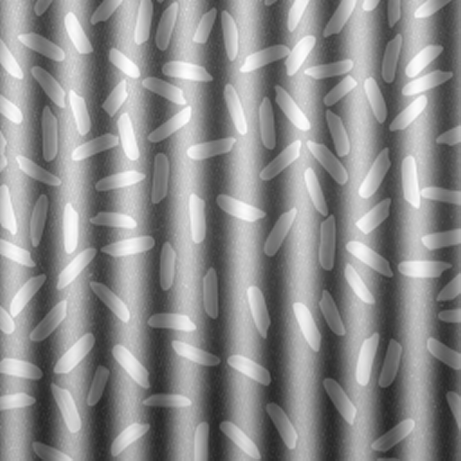
#> input picture project1/image/sinus.png, 461 x 461 px, found by its file name
$ python count_objects.py
#> lines starting #> are read from the running program, lines starting #| are printed output that depends on the picture; after the words box and inside, x2 and y2 are one past the last pixel; in counts of white or black regions, pixels touching at a corner belong together
import matplotlib.pyplot as plt
import numpy as np
import cv2
from math import ceil, floor

img_file_path = 'project1/image/sinus.png'

# -- Step 1: Pre-processing (convert to gray images) --
original_img = cv2.imread(img_file_path)
#> original_img is the input picture: shape (461, 461, 3); min 38, max 255, mean 140.5
img = cv2.cvtColor(original_img, cv2.COLOR_BGR2GRAY)
H, W = len(img), len(img[0])
#> H = 461; W = 461

# -- Step 2: Noise reduction --
## Process sinusoidal noise
# discrete fourier transform of the image
dft = np.fft.fft2(img)

# shift zero-frequency component to the center of the spectrum
dft_shift = np.fft.fftshift(dft)

# remove vertical sinusoidal noise
def remove_vertical_sinus(dft_shift, threshold=3):
#> called with dft_shift = array of shape (461, 461), threshold = 3
    spectrum_mag = np.abs(dft_shift)
    crow, ccol = (H - 1) / 2, (W - 1) / 2
#> crow = 230; ccol = 230
    x_axis_freqs = [np.mean([spectrum_mag[ceil(crow), i], spectrum_mag[floor(crow), i]]) for i in range(W)]
#> x_axis_freqs = 461 values, max 29852739 at index 230, min 261.9 at index 304, mean 108001.9

    mean = np.mean(x_axis_freqs)
#> mean = 108001.9
    std = np.std(x_axis_freqs)
#> std = 1459352.5
    z_scores = [(x - mean) / std for x in x_axis_freqs]
#> z_scores = 461 values, max 20.38 at index 230, min -0.0738 at index 304, mean 3.47e-17

    for i in range(len(x_axis_freqs)):
        if i == ceil(ccol) or i == floor(ccol): continue
        if z_scores[i] > threshold:
            print('sinusoidal noise found')
            dft_shift[ceil(crow), i] = 0
            dft_shift[floor(crow), i] = 0
#> this loop made 461 passes
#| sinusoidal noise found
#| sinusoidal noise found

    return dft_shift

dft_shift = remove_vertical_sinus(dft_shift)

# inverse DFT
f_ishift = np.fft.ifftshift(dft_shift)
img = np.fft.ifft2(f_ishift)
img = np.real(img)

img = img.astype(np.uint8)

## Reduce salt and pepper noise: Median filter
img = cv2.medianBlur(img, 5)

## Erode to seperate objects
kernel = np.ones((3, 3), np.uint8)
img = cv2.erode(img, kernel)
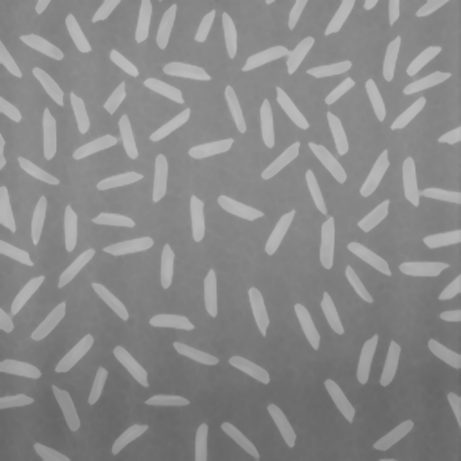
#> img: shape (461, 461); min 103, max 189, mean 136.7

## Process low images: Gamma correction
def gammaCorrection(src, gamma):
#> called with gamma = 0.25
    table = [((i / 255) ** gamma) * 255 for i in range(256)]
    table = np.array(table, np.uint8)

    return cv2.LUT(src, table)
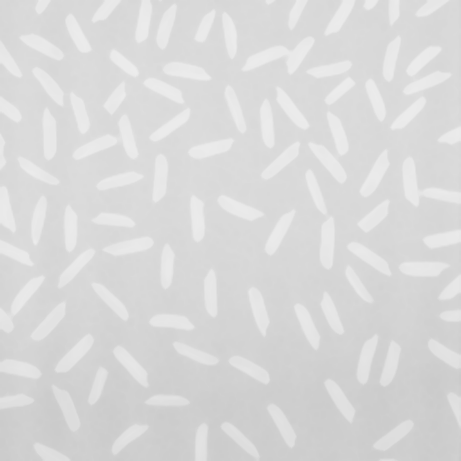
#> returned value: shape (461, 461); min 203, max 236, mean 217.3

img = gammaCorrection(img, 1/4)

## Linear stretching:
a_low, a_high = np.min(img), np.max(img)
#> a_low = 203; a_high = 236
for i in range(len(img)):
    for j in range(len(img[0])):
        img[i, j] = (img[i, j] - a_low) * 255 / (a_high - a_low)
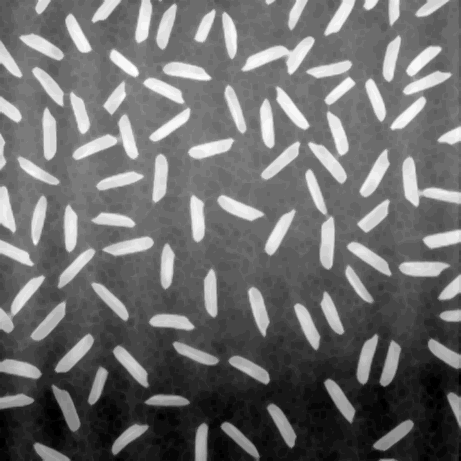
#> img: shape (461, 461); min 0, max 255, mean 109.8

## Reduce Gaussian noise
img = cv2.GaussianBlur(img, (7, 7), 1)
final = img

# -- Step 3: Counting objects --
## Detect edges: Canny algorithm
canny = cv2.Canny(final, 65, 200)
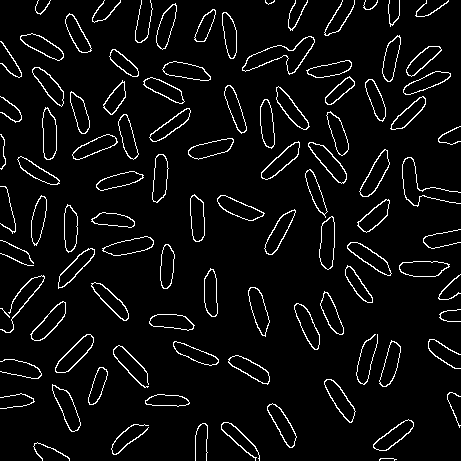
#> canny: shape (461, 461); 5.2% white in thin lines or dots

## Connect the edges: Dilation
kernel = np.array([[0, 1, 0],
                   [1, 1, 1],
                   [0, 1, 0]], np.uint8)
dilated = cv2.dilate(canny, kernel)
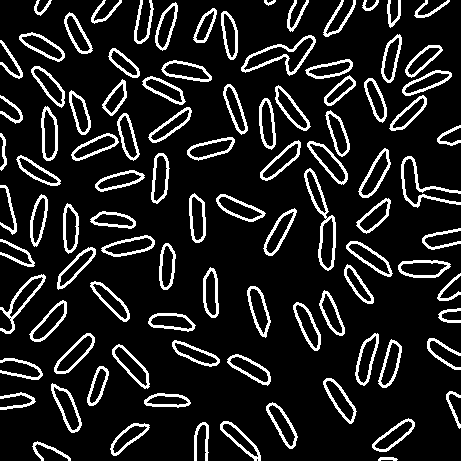
#> dilated: shape (461, 461); 12.9% white in thin lines or dots

## Calculate the contours:
contours, hierarchy = cv2.findContours(dilated.copy(), cv2.RETR_EXTERNAL, cv2.CHAIN_APPROX_NONE)
#> contours = 96 contours; largest, box (x1, y1, x2, y2) and area: (241, 35, 316, 76) 1256, (304, 168, 336, 271) 1252, (54, 333, 95, 374) 725, (358, 148, 391, 198) 724, (307, 141, 348, 185) 720

# -- Step 4: Post-processing --
## Convert processed image to BGR (cv2 default format) to draw color contours
rgb = cv2.cvtColor(final, cv2.COLOR_GRAY2BGR)

# [7 lines of commented-out code are left out]
contours_img = cv2.drawContours(rgb, contours, -1, (0, 0, 255), 1)
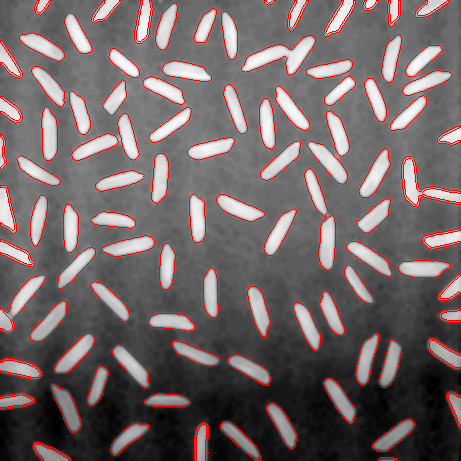
#> contours_img: shape (461, 461, 3); mean B, G, R 103.6, 103.6, 116

## Display the images:
# Stacking images side-by-side
res = np.hstack((original_img, contours_img))
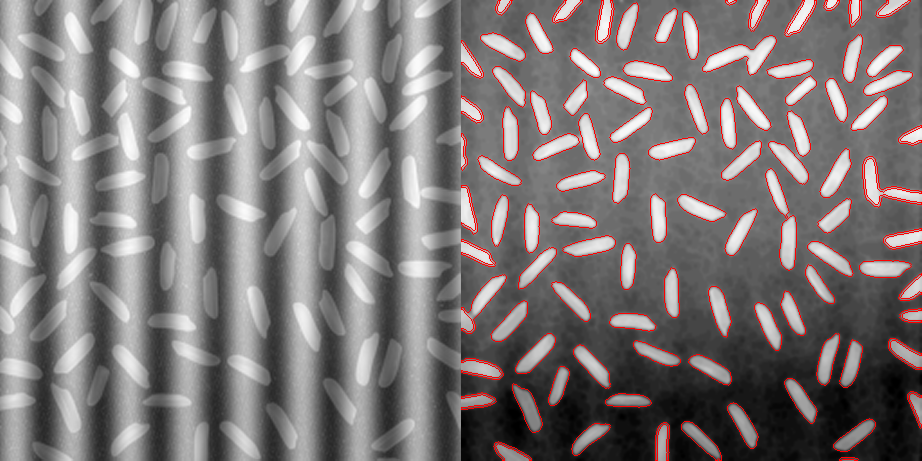
#> res: shape (461, 922, 3); mean B, G, R 122, 122, 128.2
print("Number of objects: ", len(contours))
#| Number of objects:  96

cv2.imshow("Number of objects: " + str(len(contours)), res)
cv2.waitKey()

$ run again, with project1/image/img.png copied over project1/image/sinus.png
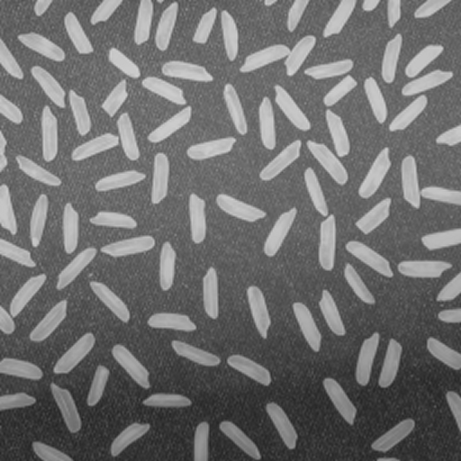
#> input picture project1/image/img.png, 461 x 461 px, found by its file name
#> original_img is the input picture: shape (461, 461, 3); min 34, max 211, mean 110.8
#> H = 461
#> crow = 230
#> x_axis_freqs = 461 values, max 23542346 at index 230, min 382.2 at index 328, mean 75997.5
#> mean = 75997.5
#> std = 1095596.6
#> z_scores = 461 values, max 21.42 at index 230, min -0.069 at index 328, mean -3.85e-18
#> a_low = 162; a_high = 240
#> `canny = cv2.Canny(final, 65, 200)`:
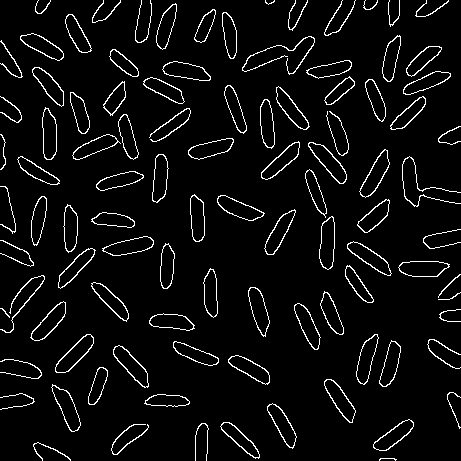
#> canny: shape (461, 461); 5.2% white in thin lines or dots
#> dilated: shape (461, 461); 13% white in thin lines or dots
#> contours = 95 contours; largest, box (x1, y1, x2, y2) and area: (241, 35, 316, 76) 1273, (304, 168, 336, 271) 1265, (71, 113, 140, 161) 1223, (401, 155, 461, 208) 886, (358, 148, 391, 199) 730
#> `res = np.hstack((original_img, contours_img))`:
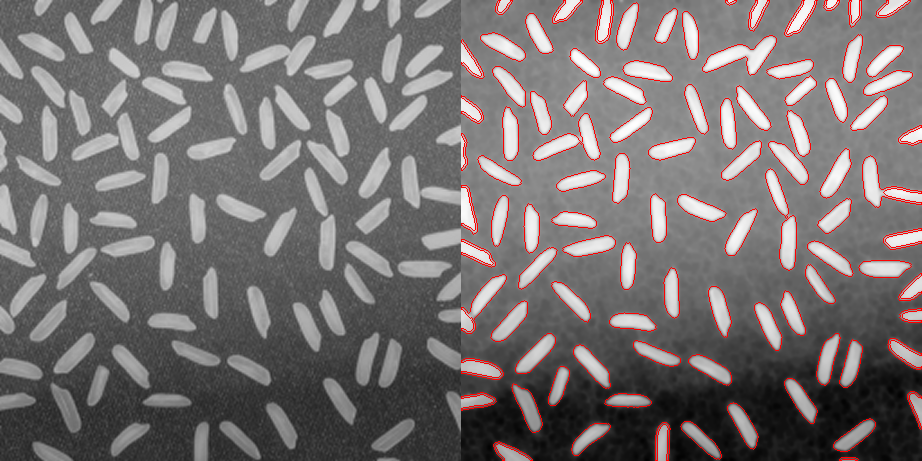
#> res: shape (461, 922, 3); mean B, G, R 114.6, 114.6, 120.8
#| Number of objects:  95
